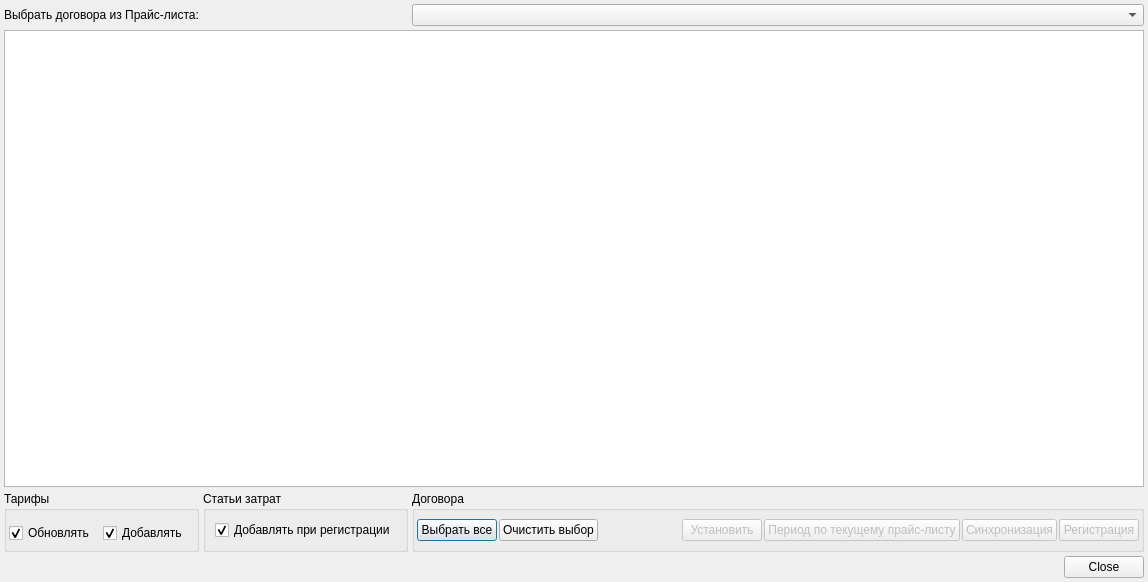
<?xml version="1.0" encoding="UTF-8"?>
<ui version="4.0">
 <class>PriceListDialog</class>
 <widget class="QDialog" name="PriceListDialog">
  <property name="geometry">
   <rect>
    <x>0</x>
    <y>0</y>
    <width>1148</width>
    <height>582</height>
   </rect>
  </property>
  <property name="windowTitle">
   <string>Синхронизация договоров с прайс-листом</string>
  </property>
  <layout class="QGridLayout" name="gridLayout_3">
   <property name="margin">
    <number>4</number>
   </property>
   <property name="spacing">
    <number>4</number>
   </property>
   <item row="0" column="2">
    <widget class="CPriceListComboBox" name="cmbPriceList"/>
   </item>
   <item row="1" column="0" colspan="3">
    <widget class="CTableView" name="tblContracts"/>
   </item>
   <item row="2" column="0">
    <widget class="QGroupBox" name="grbTariff">
     <property name="title">
      <string>Тарифы</string>
     </property>
     <layout class="QGridLayout" name="gridLayout">
      <property name="leftMargin">
       <number>2</number>
      </property>
      <property name="rightMargin">
       <number>2</number>
      </property>
      <property name="bottomMargin">
       <number>2</number>
      </property>
      <property name="horizontalSpacing">
       <number>2</number>
      </property>
      <item row="0" column="0">
       <widget class="QCheckBox" name="chkUpdate">
        <property name="text">
         <string>Обновлять</string>
        </property>
        <property name="checked">
         <bool>true</bool>
        </property>
       </widget>
      </item>
      <item row="0" column="1">
       <widget class="QCheckBox" name="chkInsert">
        <property name="text">
         <string>Добавлять</string>
        </property>
        <property name="checked">
         <bool>true</bool>
        </property>
       </widget>
      </item>
     </layout>
    </widget>
   </item>
   <item row="2" column="2">
    <widget class="QGroupBox" name="grbContract">
     <property name="title">
      <string>Договора</string>
     </property>
     <layout class="QGridLayout" name="gridLayout_2">
      <property name="margin">
       <number>2</number>
      </property>
      <property name="spacing">
       <number>2</number>
      </property>
      <item row="0" column="0">
       <widget class="QPushButton" name="btnSelectedAll">
        <property name="text">
         <string>Выбрать все</string>
        </property>
       </widget>
      </item>
      <item row="0" column="1">
       <widget class="QPushButton" name="btnClearAll">
        <property name="text">
         <string>Очистить выбор</string>
        </property>
       </widget>
      </item>
      <item row="0" column="2">
       <spacer name="horizontalSpacer">
        <property name="orientation">
         <enum>Qt::Horizontal</enum>
        </property>
        <property name="sizeHint" stdset="0">
         <size>
          <width>72</width>
          <height>20</height>
         </size>
        </property>
       </spacer>
      </item>
      <item row="0" column="4">
       <widget class="QPushButton" name="btnEstablish">
        <property name="enabled">
         <bool>false</bool>
        </property>
        <property name="text">
         <string>Установить</string>
        </property>
       </widget>
      </item>
      <item row="0" column="6">
       <widget class="QPushButton" name="btnSynchronization">
        <property name="enabled">
         <bool>false</bool>
        </property>
        <property name="text">
         <string>Синхронизация</string>
        </property>
       </widget>
      </item>
      <item row="0" column="7">
       <widget class="QPushButton" name="btnRegistration">
        <property name="enabled">
         <bool>false</bool>
        </property>
        <property name="text">
         <string>Регистрация</string>
        </property>
       </widget>
      </item>
      <item row="0" column="5">
       <widget class="QPushButton" name="btnPeriodOnPriceList">
        <property name="enabled">
         <bool>false</bool>
        </property>
        <property name="text">
         <string>Период по текущему прайс-листу</string>
        </property>
       </widget>
      </item>
     </layout>
    </widget>
   </item>
   <item row="3" column="0">
    <widget class="QLabel" name="lblSelectedCount">
     <property name="text">
      <string/>
     </property>
    </widget>
   </item>
   <item row="3" column="2">
    <widget class="QDialogButtonBox" name="buttonBox">
     <property name="orientation">
      <enum>Qt::Horizontal</enum>
     </property>
     <property name="standardButtons">
      <set>QDialogButtonBox::Close</set>
     </property>
    </widget>
   </item>
   <item row="0" column="0">
    <widget class="QLabel" name="lblInfo">
     <property name="text">
      <string>Выбрать договора из Прайс-листа:</string>
     </property>
    </widget>
   </item>
   <item row="2" column="1">
    <widget class="QGroupBox" name="groupBox">
     <property name="title">
      <string>Статьи затрат</string>
     </property>
     <layout class="QGridLayout" name="gridLayout_4">
      <item row="0" column="0">
       <widget class="QCheckBox" name="chkInsertExpense">
        <property name="text">
         <string>Добавлять при регистрации</string>
        </property>
        <property name="checked">
         <bool>true</bool>
        </property>
       </widget>
      </item>
     </layout>
    </widget>
   </item>
  </layout>
 </widget>
 <customwidgets>
  <customwidget>
   <class>CPriceListComboBox</class>
   <extends>QComboBox</extends>
   <header>PriceListComboBox.h</header>
  </customwidget>
  <customwidget>
   <class>CTableView</class>
   <extends>QTableView</extends>
   <header>library/TableView.h</header>
  </customwidget>
 </customwidgets>
 <tabstops>
  <tabstop>cmbPriceList</tabstop>
  <tabstop>tblContracts</tabstop>
  <tabstop>chkUpdate</tabstop>
  <tabstop>chkInsert</tabstop>
  <tabstop>btnSelectedAll</tabstop>
  <tabstop>btnClearAll</tabstop>
  <tabstop>btnEstablish</tabstop>
  <tabstop>btnPeriodOnPriceList</tabstop>
  <tabstop>btnSynchronization</tabstop>
  <tabstop>btnRegistration</tabstop>
  <tabstop>buttonBox</tabstop>
 </tabstops>
 <resources/>
 <connections>
  <connection>
   <sender>buttonBox</sender>
   <signal>accepted()</signal>
   <receiver>PriceListDialog</receiver>
   <slot>accept()</slot>
   <hints>
    <hint type="sourcelabel">
     <x>248</x>
     <y>254</y>
    </hint>
    <hint type="destinationlabel">
     <x>157</x>
     <y>274</y>
    </hint>
   </hints>
  </connection>
  <connection>
   <sender>buttonBox</sender>
   <signal>rejected()</signal>
   <receiver>PriceListDialog</receiver>
   <slot>reject()</slot>
   <hints>
    <hint type="sourcelabel">
     <x>316</x>
     <y>260</y>
    </hint>
    <hint type="destinationlabel">
     <x>286</x>
     <y>274</y>
    </hint>
   </hints>
  </connection>
 </connections>
</ui>
